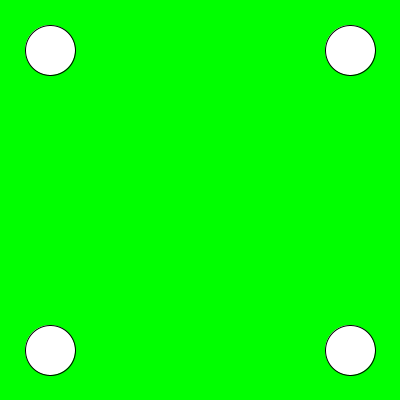
Frame 1 (no input)
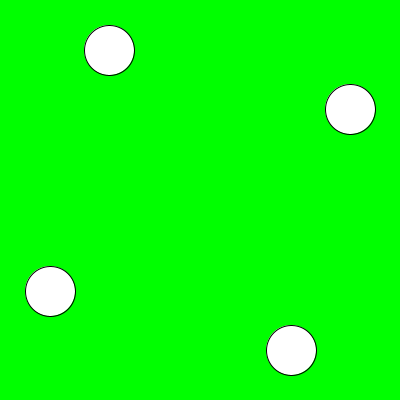
Frame 60 (the mouse pressed at the canvas centre just before this capture)
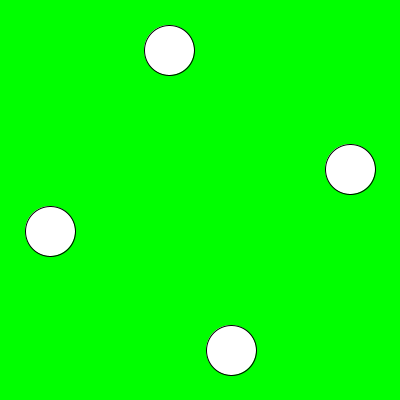
Frame 120 (the mouse held since frame 60 and released just before this capture)

The Processing sketch that drew these frames (run headless with seeded random() and noise(); from frame 60 on, the mouse is pressed at the canvas centre):

// Processing sketch: aula06_g2_exe5
// ── aula06_g2_exe5.pde
int x1=50,x2=350,y1=50,y2=350;
void setup(){
size(400,400);
}
void draw(){
  background(0,255,0);
  ellipse(x1,50,50,50);
  ellipse(350,y1,50,50);
  ellipse(x2,350,50,50);
  ellipse(50,y2,50,50);
  x1++; //x1=x1+1;
  y1++;
  x2--; //x2=x2-1;
  y2--;
}
